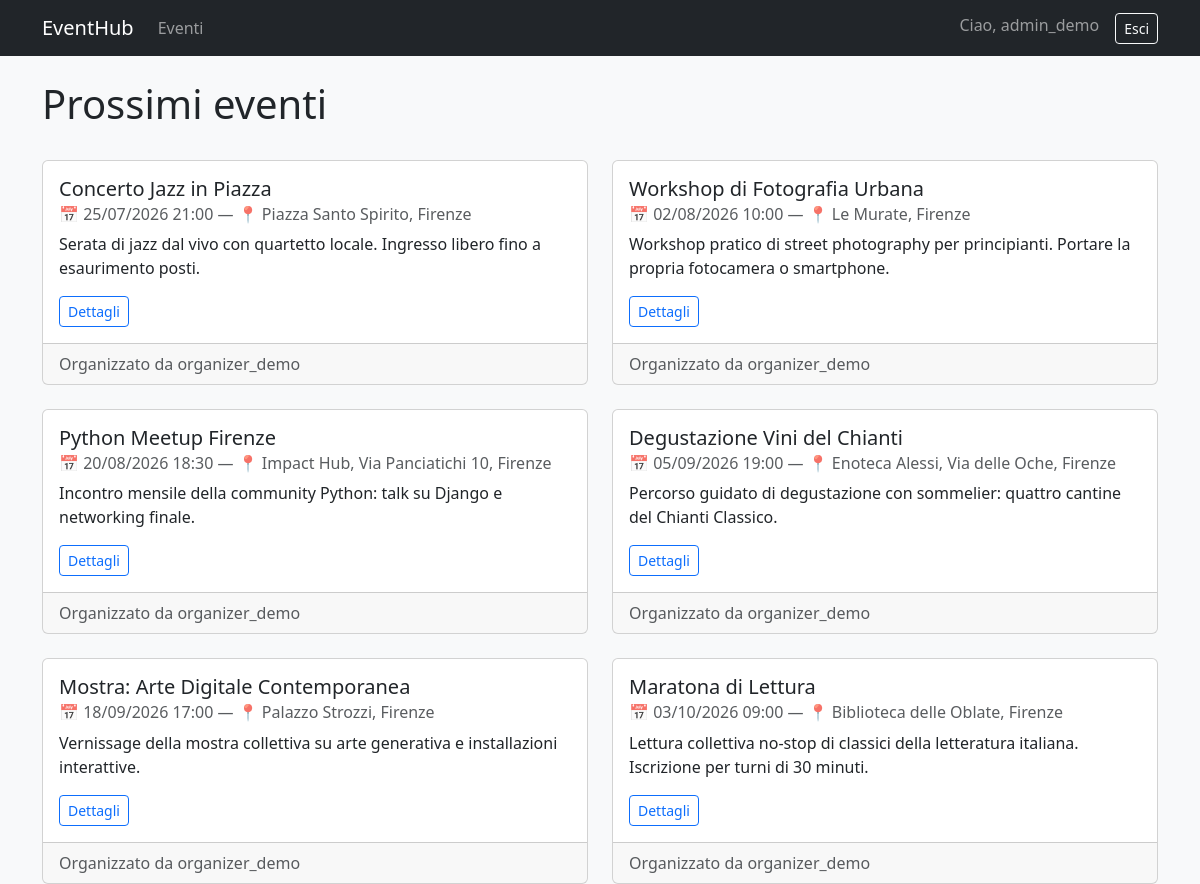
Screenshot of / (signed in) with the database file from the repository.
### accounts/models.py (models this page shows, shortened)
class CustomUser(AbstractUser):
    bio = models.TextField(blank=True, verbose_name="Biografia")
    @property
    def is_organizer(self):
        return self.groups.filter(name="Organizer").exists()
    @property
    def is_attendee(self):
        return self.groups.filter(name="Attendee").exists()

### events/models.py (models this page shows, shortened)
class Event(models.Model):
    title = models.CharField(max_length=200, verbose_name="Titolo")
    description = models.TextField(verbose_name="Descrizione")
    date = models.DateTimeField(verbose_name="Data e ora")
    location = models.CharField(max_length=200, verbose_name="Luogo")
    organizer = models.ForeignKey(
        settings.AUTH_USER_MODEL,
        on_delete=models.CASCADE,
        related_name="events_organized",
        verbose_name="Organizzatore",
    )
    class Meta:
        ordering = ["date"]
    def get_absolute_url(self):
        return reverse("events:event_detail", kwargs={"pk": self.pk})

### events/views.py (the view)
# urls.py: path("", views.EventListView.as_view(), name="event_list"),
class EventListView(ListView):
    model = Event
    template_name = "events/event_list.html"
    context_object_name = "events"

### templates/events/event_list.html (shortened to what this page needs)
{% extends "base.html" %}
{% block content %}
    <div class="d-flex justify-content-between align-items-center mb-4">
        <h1>Prossimi eventi</h1>
    </div>
    {% if events %}
        <div class="row row-cols-1 row-cols-md-2 g-4">
            {% for event in events %}
                <div class="col">
                    <div class="card h-100">
                        <div class="card-body">
                            <h5 class="card-title">{{ event.title }}</h5>
                            <h6 class="card-subtitle mb-2 text-muted">
                                📅 {{ event.date|date:"d/m/Y H:i" }} — 📍 {{ event.location }}
                            </h6>
                            <p class="card-text">{{ event.description|truncatewords:25 }}</p>
                            <a href="{{ event.get_absolute_url }}" class="btn btn-outline-primary btn-sm">Dettagli</a>
                        </div>
                        <div class="card-footer text-muted">
                            Organizzato da {{ event.organizer.username }}
                        </div>
                    </div>
                </div>
            {% endfor %}
        </div>
    {% else %}
        <p class="text-muted">Nessun evento in programma al momento.</p>
    {% endif %}
{% endblock %}

### templates/base.html (shortened to what this page needs)
<!DOCTYPE html>
<html lang="it">
<head>
    <link href="https://cdn.jsdelivr.net/npm/bootstrap@5.3.3/dist/css/bootstrap.min.css" rel="stylesheet">
</head>
<body class="bg-light">
    <nav class="navbar navbar-expand-lg navbar-dark bg-dark mb-4">
        <div class="container">
            <a class="navbar-brand" href="{% url 'events:event_list' %}">EventHub</a>
            <div class="collapse navbar-collapse" id="navbarMain">
                <ul class="navbar-nav me-auto">
                    <li class="nav-item">
                        <a class="nav-link" href="{% url 'events:event_list' %}">Eventi</a>
                    </li>
                </ul>
                <ul class="navbar-nav">
                    {% if user.is_authenticated %}
                        <li class="nav-item">
                            <span class="navbar-text me-3">
                                Ciao, {{ user.username }}
                            </span>
                        </li>
                        <li class="nav-item">
                            <form method="post" action="{% url 'logout' %}" class="d-inline">
                                <button type="submit" class="btn btn-outline-light btn-sm">Esci</button>
                            </form>
                        </li>
                    {% endif %}
                </ul>
            </div>
        </div>
    </nav>
    <main class="container">
        {% block content %}{% endblock %}
    </main>
</body>
</html>

### rows the page displays
CustomUser: username "admin_demo"
Event: title "Concerto Jazz in Piazza", date "25/07/2026 21:00", location "Piazza Santo Spirito, Firenze", description "Serata di jazz dal vivo con quartetto locale. Ingresso libero fino a esaurimento posti.", organizer.username "organizer_demo"
Event: title "Workshop di Fotografia Urbana", date "02/08/2026 10:00", location "Le Murate, Firenze", description "Workshop pratico di street photography per principianti. Portare la propria fotocamera o smartphone.", organizer.username "organizer_demo"
Event: title "Python Meetup Firenze", date "20/08/2026 18:30", location "Impact Hub, Via Panciatichi 10, Firenze", description "Incontro mensile della community Python: talk su Django e networking finale.", organizer.username "organizer_demo"
Event: title "Degustazione Vini del Chianti", date "05/09/2026 19:00", location "Enoteca Alessi, Via delle Oche, Firenze", description "Percorso guidato di degustazione con sommelier: quattro cantine del Chianti Classico.", organizer.username "organizer_demo"
Event: title "Mostra: Arte Digitale Contemporanea", date "18/09/2026 17:00", location "Palazzo Strozzi, Firenze", description "Vernissage della mostra collettiva su arte generativa e installazioni interattive.", organizer.username "organizer_demo"
Event: title "Maratona di Lettura", date "03/10/2026 09:00", location "Biblioteca delle Oblate, Firenze", description "Lettura collettiva no-stop di classici della letteratura italiana. Iscrizione per turni di 30 minuti.", organizer.username "organizer_demo"
